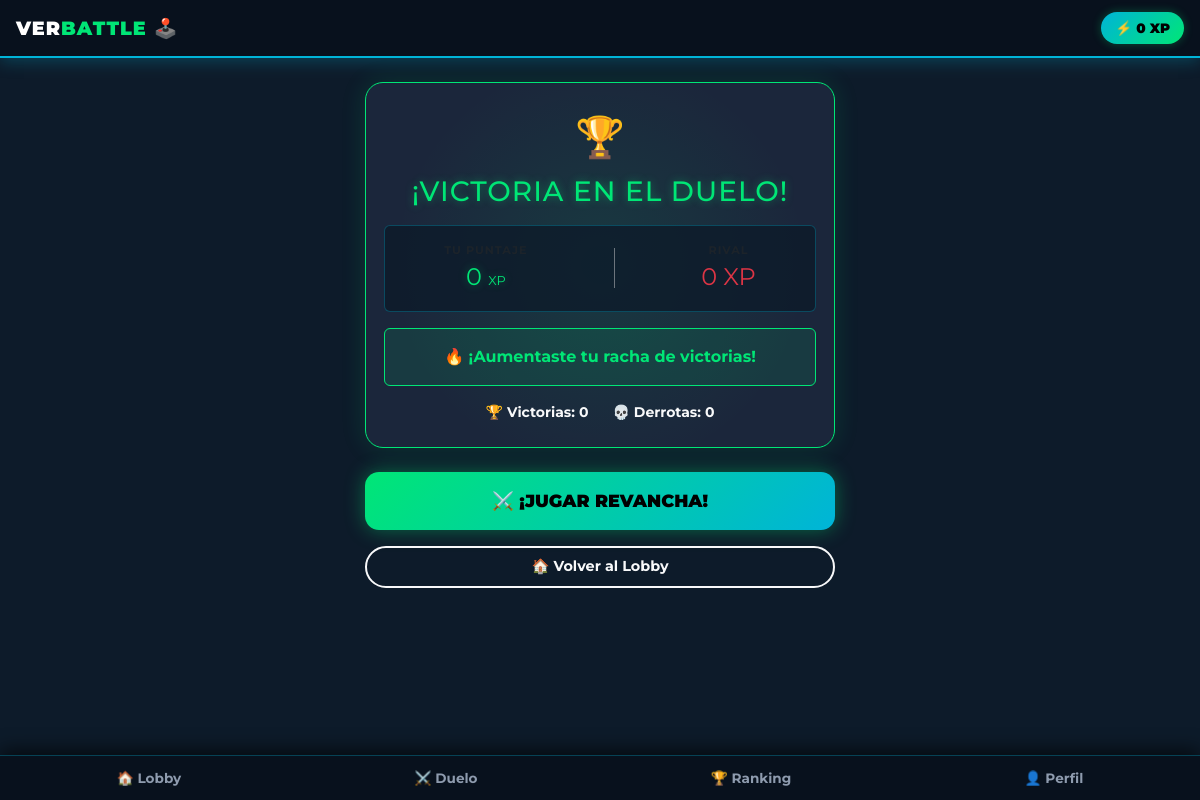
The page /resultado/ on the database its author committed.
### verbattle/models.py (models this page shows, shortened)
class PerfilJugador(models.Model):
    NIVELES = [
        ('BAJO', 'Bajo'),
        ('MEDIO', 'Medio'),
        ('ALTO', 'Alto'),
    ]
    usuario = models.OneToOneField(User, on_delete=models.CASCADE, null=True, blank=True)
    gamer_tag = models.CharField(max_length=50, default="Gamer_Estudiante")
    nivel_dominio = models.CharField(max_length=10, choices=NIVELES, default='BAJO')
    puntos_xp = models.IntegerField(default=0)
    victorias = models.IntegerField(default=0)
    derrotas = models.IntegerField(default=0)

### verbattle/views.py (the view)
# urls.py: path('resultado/', views.resultado, name='resultado'),
def resultado(request):
    perfil = get_perfil_activo()
    return render(request, 'resultado.html', {
        'perfil': perfil
    })

### verbattle/views.py (called while the page is built)
def get_perfil_activo():
    perfil, _ = PerfilJugador.objects.get_or_create(
        id=1,
        defaults={
            'gamer_tag': 'Gamer_Estudiante',
            'nivel_dominio': 'BAJO',
            'puntos_xp': 0,
            'victorias': 0,
            'derrotas': 0
        }
    )
    return perfil

### templates/resultado.html (shortened to what this page needs)
{% extends 'base.html' %}
{% load static %}
{% block content %}
<div class="vb-card text-center py-4 victory-card mt-4">
    <div class="victory-content">
        <div class="fs-1 mb-2 trophy-icon">🏆</div>
        <h3 class="fw-black text-neon-green text-uppercase mb-3" style="letter-spacing: 1px;">¡Victoria en el Duelo!</h3>
        <div class="my-3 p-3 rounded" style="background-color: rgba(13, 27, 42, 0.8); border: 1px solid rgba(0, 180, 216, 0.3);">
            <div class="d-flex justify-content-around align-items-center">
                <div>
                    <small class="text-muted d-block fw-bold" style="font-size: 0.7rem; letter-spacing: 1px;">TU PUNTAJE</small>
                    <span class="fs-4 fw-black text-neon-green">{{ perfil.puntos_xp|default:0 }} <small style="font-size: 0.8rem;">XP</small></span>
                </div>
                <div>
                    <small class="text-muted d-block fw-bold" style="font-size: 0.7rem; letter-spacing: 1px;">RIVAL</small>
                    <span class="fs-4 fw-black text-danger">0 XP</span>
                </div>
            </div>
        </div>
        <div class="alert fw-bold my-3" style="background-color: rgba(0, 230, 118, 0.1); border: 1px solid var(--accent-green); color: var(--accent-green);">
            🔥 ¡Aumentaste tu racha de victorias!
        </div>
        <div class="d-flex justify-content-center gap-4 text-light mt-3 small fw-bold">
            <span>🏆 Victorias: {{ perfil.victorias|default:0 }}</span>
            <span>💀 Derrotas: {{ perfil.derrotas|default:0 }}</span>
        </div>
    </div>
</div>
<div class="mt-4 mb-5 d-grid gap-3">
    <a href="{% url 'matchmaking' %}" class="btn-verbattle-arcade">
        ⚔️ ¡JUGAR REVANCHA!
    </a>
    <a href="{% url 'home' %}" class="btn btn-outline-light btn-lg rounded-pill fw-bold border-2" style="font-size: 0.9rem;">
        🏠 Volver al Lobby
    </a>
</div>
{% endblock %}

### templates/base.html (shortened to what this page needs)
{% load static %}
<!DOCTYPE html>
<html lang="es">
<head>
    <link rel="stylesheet" href="{% static 'css/verbattle-theme.css' %}?v=4">
    <link href="https://cdn.jsdelivr.net/npm/bootstrap@5.3.0/dist/css/bootstrap.min.css" rel="stylesheet">
</head>
<body class="body-verbattle">
    <nav class="navbar-verbattle" style="position: sticky; top: 0; z-index: 1000;">
        <a class="brand-text" href="{% url 'home' %}">
            VER<span>BATTLE</span> 🕹️
        </a>
        <span class="xp-badge">
            ⚡ {{ perfil.puntos_xp|default:0 }} XP
        </span>
    </nav>
    <main class="vb-container my-3">
        {% block content %}
        {% endblock %}
    </main>
    <nav class="bottom-nav-fixed">
        <a href="{% url 'home' %}" class="nav-link-mobile {% if request.resolver_match.url_name == 'home' %}active{% endif %}">
            <span>🏠 Lobby</span>
        </a>
        <a href="{% url 'sala_duelo_directa' %}" class="nav-link-mobile {% if request.resolver_match.url_name == 'sala_duelo_directa' %}active{% endif %}">
            <span>⚔️ Duelo</span>
        </a>
        <a href="{% url 'ranking' %}" class="nav-link-mobile {% if request.resolver_match.url_name == 'ranking' %}active{% endif %}">
            <span>🏆 Ranking</span>
        </a>
        <a href="{% url 'login' %}" class="nav-link-mobile {% if request.resolver_match.url_name == 'login' %}active{% endif %}">
            <span>👤 Perfil</span>
        </a>
    </nav>
</body>
</html>

### static/css/verbattle-theme.css (style rules this page uses)
:root { --bg-dark: #0d1b2a; --bg-card: #1b263b; --accent-green: #00e676; --accent-blue: #00b4d8; --danger-red: #ff1744; --text-light: #f8f9fa; --font-main: 'Montserrat', system-ui, -apple-system, sans-serif; }
body.body-verbattle { background-color: var(--bg-dark) !important; color: var(--text-light) !important; font-family: var(--font-main) !important; min-height: 100vh; margin: 0; padding-bottom: 90px; }
a, a:visited, a:hover, a:active { text-decoration: none !important; }
.vb-container { width: 100%; max-width: 500px; margin: 0 auto; padding: 0 15px; box-sizing: border-box; }
.text-neon-green { color: var(--accent-green) !important; text-shadow: 0 0 8px rgba(0, 230, 118, 0.4); }
.navbar-verbattle { background-color: #08111d; border-bottom: 2px solid var(--accent-blue); padding: 12px 16px; display: flex !important; justify-content: space-between !important; align-items: center !important; box-shadow: 0 4px 15px rgba(0, 180, 216, 0.25); }
.brand-text, .brand-text:visited { font-weight: 900; letter-spacing: 1px; font-size: 1.2rem; color: #FFFFFF !important; }
.brand-text span { color: var(--accent-green) !important; }
.xp-badge { background: linear-gradient(135deg, var(--accent-blue), var(--accent-green)); color: #000000 !important; font-weight: 900; border-radius: 20px; padding: 6px 14px; font-size: 0.85rem; display: inline-flex; align-items: center; gap: 4px; box-shadow: 0 0 10px rgba(0, 230, 118, 0.3); }
.vb-card { background-color: var(--bg-card) !important; border: 1px solid rgba(0, 180, 216, 0.35) !important; border-radius: 18px !important; padding: 18px !important; margin-bottom: 16px !important; box-shadow: 0 8px 24px rgba(0, 0, 0, 0.5) !important; }
.btn-verbattle-arcade, .btn-verbattle-arcade:visited, .btn-verbattle-arcade:hover { background: linear-gradient(135deg, #00e676, #00b4d8) !important; color: #000000 !important; font-weight: 900 !important; border-radius: 14px !important; border: none !important; padding: 16px 20px !important; width: 100% !important; font-size: 1.1rem !important; display: flex !important; align-items: center !important; justify-content: center !important; gap: 8px !important; box-shadow: 0 0 20px rgba(0, 230, 118, 0.4) !important; box-sizing: border-box !important; transition: transform 0.2s; }
.bottom-nav-fixed { position: fixed !important; bottom: 0 !important; left: 0 !important; right: 0 !important; background-color: #08111d !important; border-top: 1px solid rgba(0, 180, 216, 0.3) !important; display: flex !important; justify-content: space-around !important; align-items: center !important; padding: 12px 0 !important; z-index: 9999 !important; box-shadow: 0 -4px 20px rgba(0, 0, 0, 0.7) !important; }
.nav-link-mobile, .nav-link-mobile:visited { color: #8E9BAE !important; display: flex !important; flex-direction: column !important; align-items: center !important; font-size: 0.85rem !important; font-weight: 700 !important; }

### templates/resultado.html (style rules this page uses)
.victory-card { border: 1px solid var(--accent-green) !important; box-shadow: 0 0 25px rgba(0, 230, 118, 0.15) !important; position: relative; overflow: hidden; }
.victory-card::before { content: ''; position: absolute; top: 50%; left: 50%; width: 100%; height: 100%; background: radial-gradient(circle, rgba(0, 230, 118, 0.1) 0%, transparent 70%); transform: translate(-50%, -50%); animation: pulse-bg 3s infinite; z-index: 0; }
.victory-content { position: relative; z-index: 1; }
.trophy-icon { display: inline-block; animation: float 2s ease-in-out infinite; }

### rows shown on the page
PerfilJugador: puntos_xp "0", victorias "0", derrotas "0"
